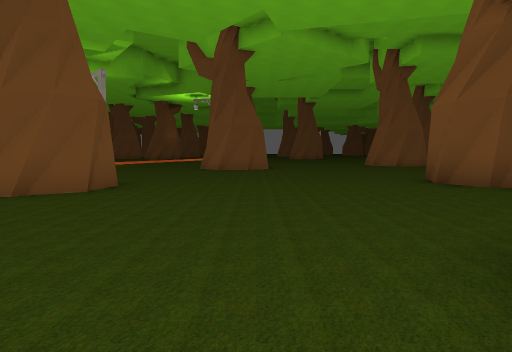
view 1 (above)

24 first-person views from a walk through a level from a Godot 3-D game. The camera is 1.3 m above the floor, tilts 4° down and sees 70° across. The floor is counted in squares, 2 m on a side. Each view is taken from the middle of a square. On the plan, view 1 faces up. The plan holds only what a view shows up to about 11 squares ahead; the rest is blank. The place goes on beyond the plan. Characters and animated objects are not drawn.

view 2
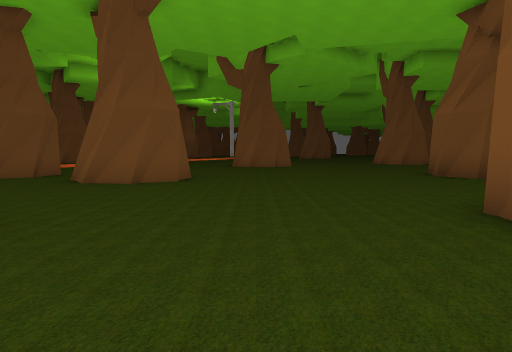

view 3
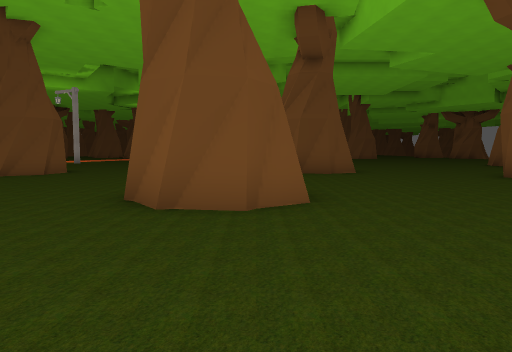

view 4
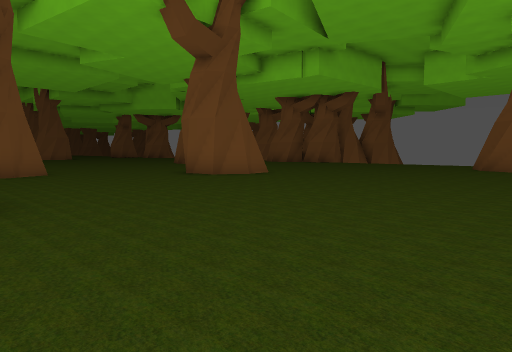

view 5
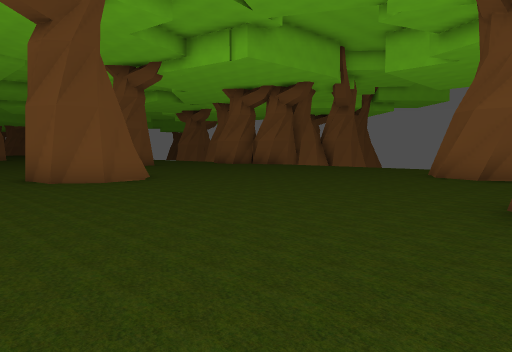

view 6
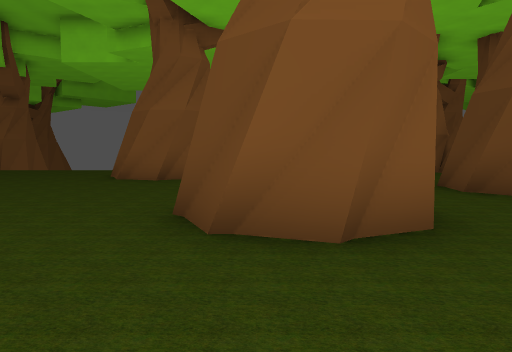

view 7
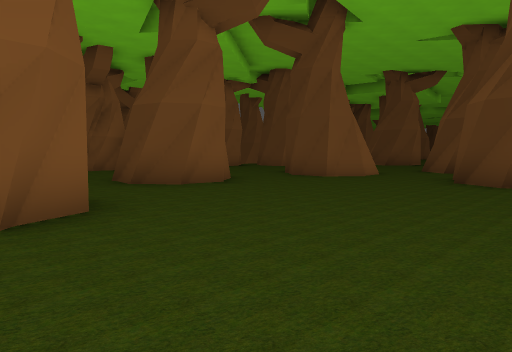

view 8
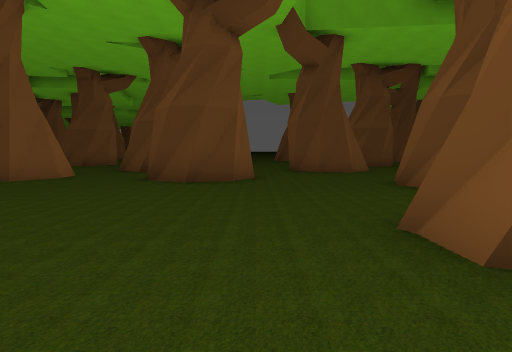

view 9
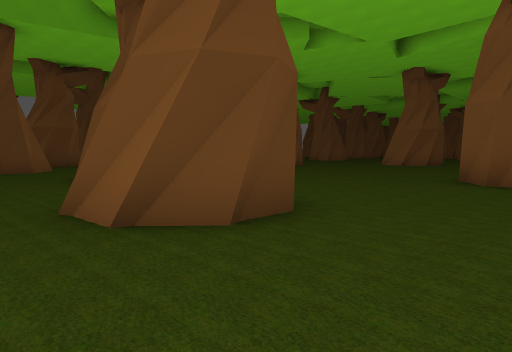

view 10
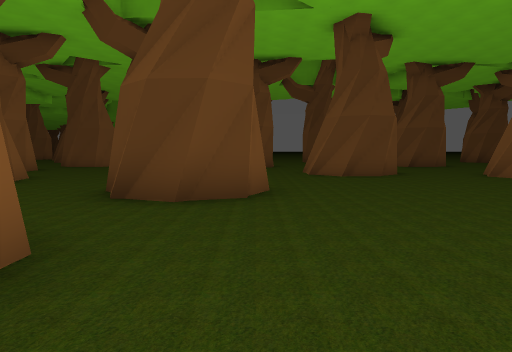

view 11
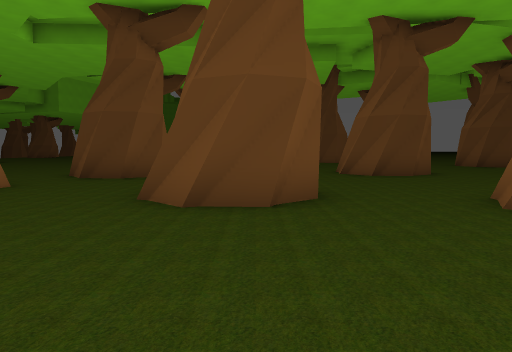

view 12
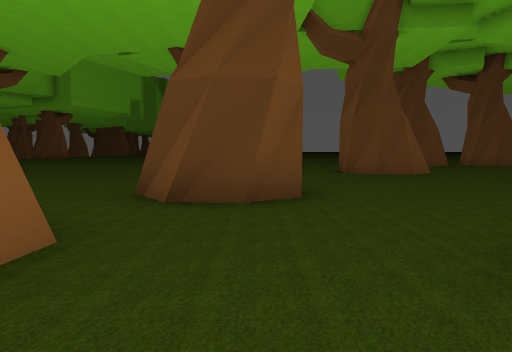

view 13
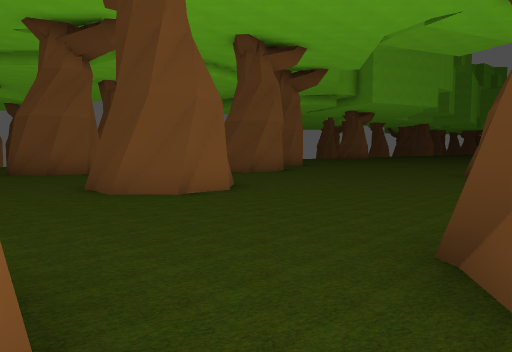

view 14
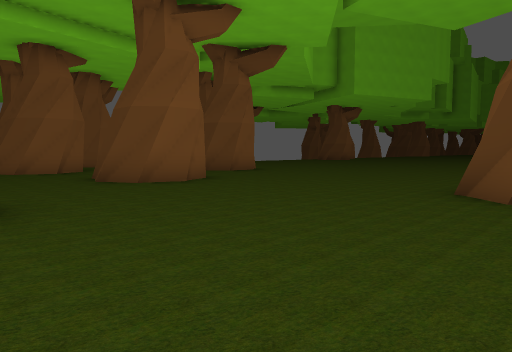

view 15
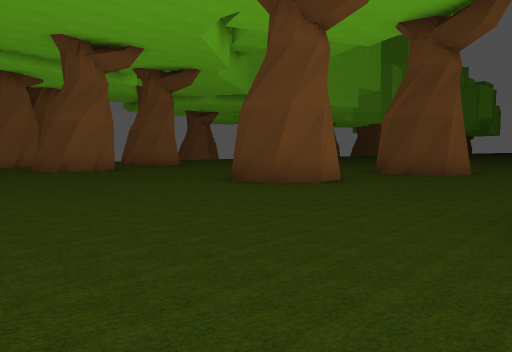

view 16
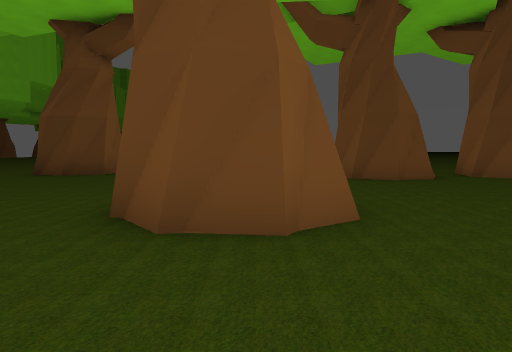

view 17
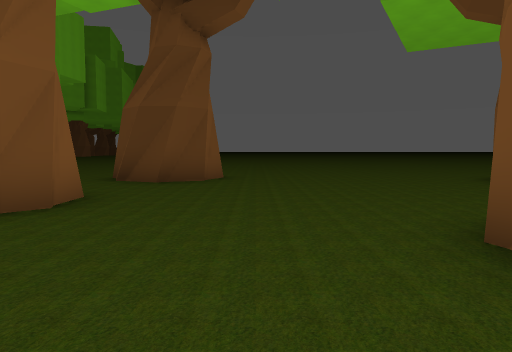

view 18
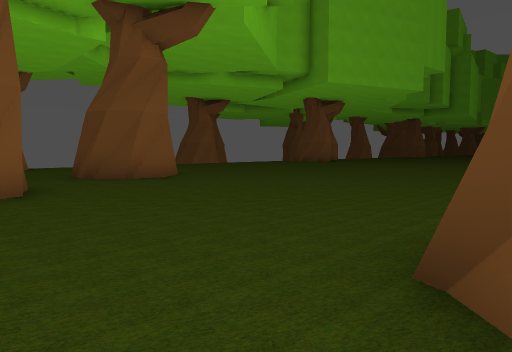

view 19
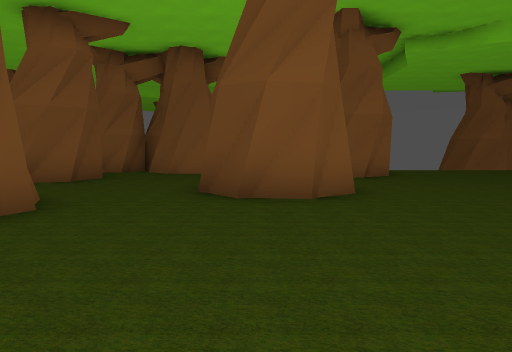

view 20
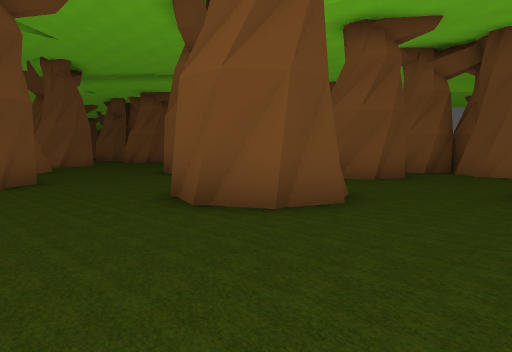

view 21
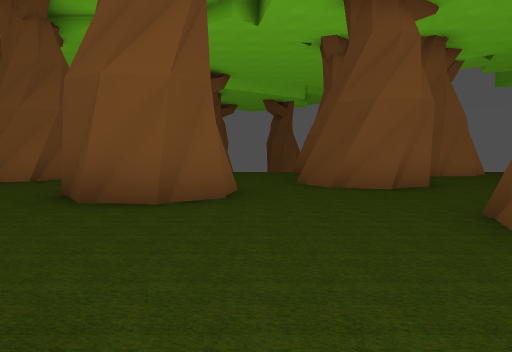

view 22
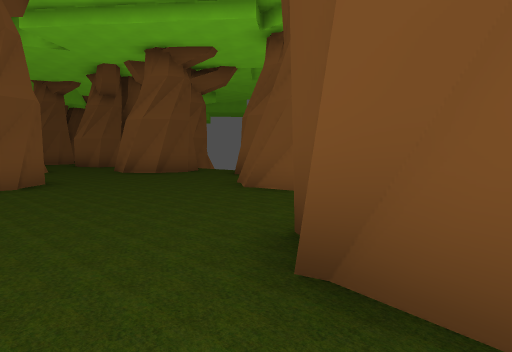

view 23
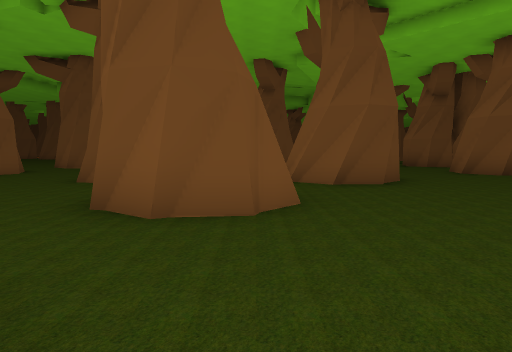

view 24
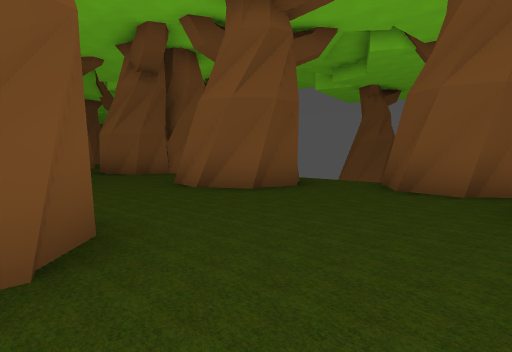

### Floor plan
Key: @ floor where view 1 was taken; # wall or solid block; . floor; T tree.
Columns run from 6 left of view 1 to 19 right of it. Each row starts with its distance up from view 1.
 11   ..........
 10   ..........
  9    ........
  8 T  .......#TT. ..
  7 .T##......##.....
  6 .T#T.............
  5 ...............## ...
  4  ...............#T....
  3  ........ ............. ..
  2   ......  ................
  1    .....##................
  0    ...@.TT...............
 -1     ...................TT
 -2      . ...............##
 -3         ..............
 -4      #...........# T
 -5      #...........#       T
 -6   ........##........   .#T
 -7   ........#T.............T
 -8   .................##T...
 -9    ................# T...
-10     ....##T............T
-11     ....###............##
-12    ......T...T##..T##.....
-13   ............#T..T #.....
-14   T............T...T.....T
-15   ..T##...T#....T........#
-16  .... T...T  ..###.....T
-17 ..... ....T ....#T.....#
-18 ........................
-19 ........##............
-20 .##..... T....T#T...#
-21   T...........###...#T
-22   ........................
-23   ....................T...
-24  ...TT............T...#  T
-25  ..T##...........# T..##.#
-26 .... #...........##......
-27 ... ......##.............#
-28 ... ......#T.............T
-29 .T......... .......# T
-30 T#T........ .......##T
-31   ......###. ..........#
-32  .......#  . ..........##
-33  ........T ..............

Positions as (right, up) in squares from view 1, and headings:
1: (0, 0), facing up
2: (-1, -2), facing up
3: (3, -4), facing up
4: (3, -4), facing up-right
5: (7, -4), facing up-right
6: (8, -4), facing right
7: (7, -4), facing down-right
8: (7, -4), facing down
9: (7, -3), facing down-left
10: (2, -5), facing down
11: (-1, -10), facing down
12: (2, -14), facing down
13: (3, -17), facing down-right
14: (4, -21), facing down-right
15: (-1, -21), facing down-right
16: (-2, -21), facing down
17: (1, -23), facing down
18: (5, -25), facing down-right
19: (8, -29), facing right
20: (8, -29), facing up-right
21: (9, -22), facing right
22: (12, -21), facing up-right
23: (11, -21), facing up
24: (13, -16), facing up-right
